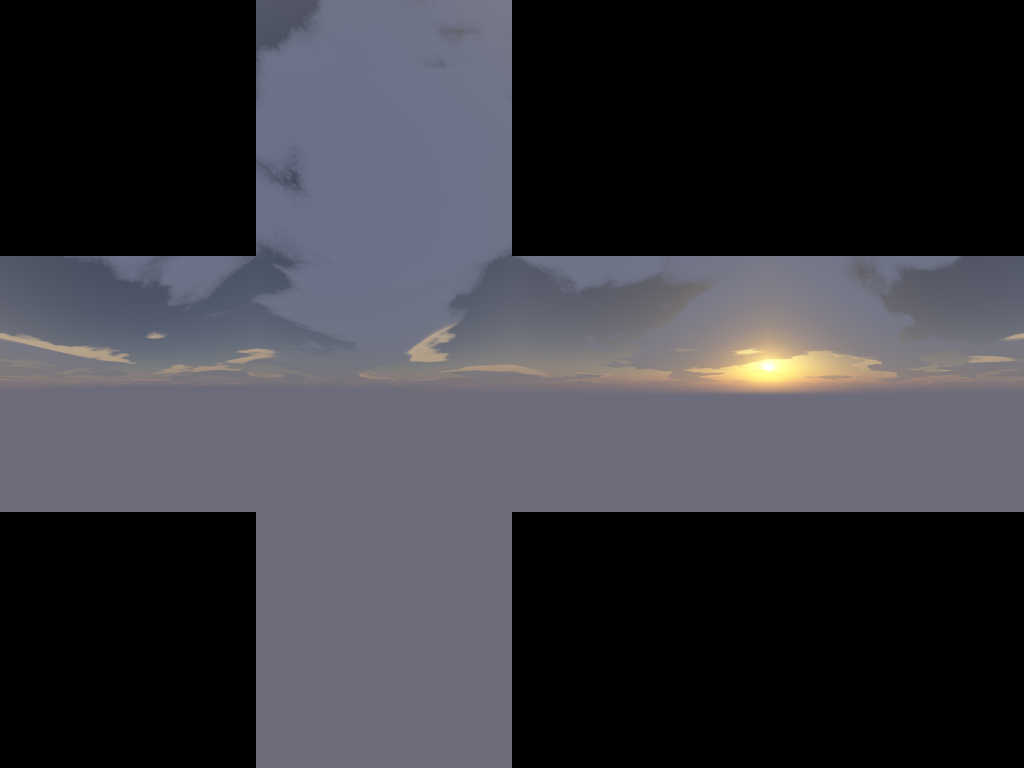
#> input picture skybox/skybox_full.png, 4096 x 3072 px (shown at 1/4 size)
$ python crop.py
#> lines starting #> are read from the running program, lines starting #| are printed output that depends on the picture
from PIL import Image

def crop_skybox(image_path, output_dir):
#> called with image_path = 'skybox_full.png', output_dir = './'
    try:
        # Open the image
        img = Image.open(image_path)
#> img is the input picture: PIL image 4096x3072 RGB; mean R, G, B 55.9, 55.8, 62.2

        # Check if the image dimensions are compatible
        width, height = img.size
#> width = 4096; height = 3072
        if width % 1024 != 0 or height % 1024 != 0:
            print("Image dimensions must be a multiple of 1024x1024!")
            return

        # Define the number of rows and columns
        rows = height // 1024
#> rows = 3
        cols = width // 1024
#> cols = 4

        # Ensure it's a standard 6-face skybox
        if rows * cols != 12:
            print("The image does not represent a 6-face skybox!")
            return

        # Crop each 1024x1024 region
        for row in range(rows):
            for col in range(cols):
                left = col * 1024
                upper = row * 1024
                right = left + 1024
                lower = upper + 1024
                cropped = img.crop((left, upper, right, lower))

                # Save the cropped image
                output_path = f"{output_dir}/skybox_face_{row * cols + col + 1}.png"
                cropped.save(output_path)
                print(f"Cropped and saved: {output_path}")
#> this loop made 3 passes
#> pass 1, in crop_skybox, `cropped.save(output_path)`:
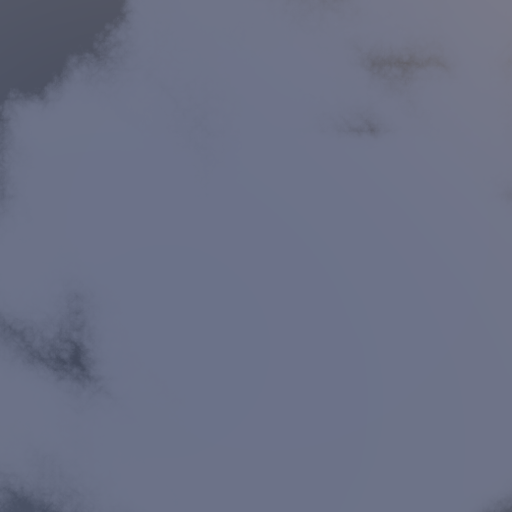
#> saved as skybox_face_2.png: PIL image 1024x1024 RGB (shown at 1/2 size); mean R, G, B 107.2, 112.8, 134
#> pass 2, in crop_skybox, `cropped.save(output_path)`:
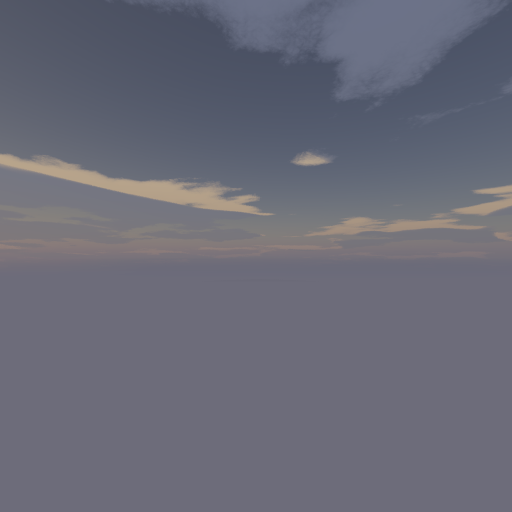
#> saved as skybox_face_5.png: PIL image 1024x1024 RGB (shown at 1/2 size); mean R, G, B 105.4, 106.3, 119.5
#> pass 2, in crop_skybox, `cropped.save(output_path)`:
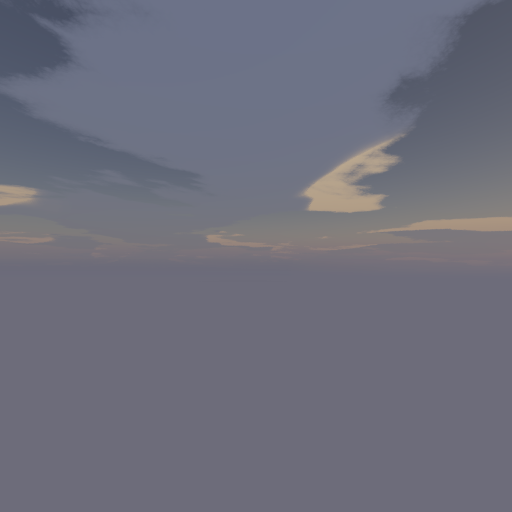
#> saved as skybox_face_6.png: PIL image 1024x1024 RGB (shown at 1/2 size); mean R, G, B 109.9, 110.7, 124.3

        print("Skybox cropping complete!")
    except Exception as e:
        print(f"Error: {e}")

# Example usage:
# Replace 'skybox.jpg' with your image path, and 'output_directory' with your desired output folder
crop_skybox("skybox_full.png", "./")
